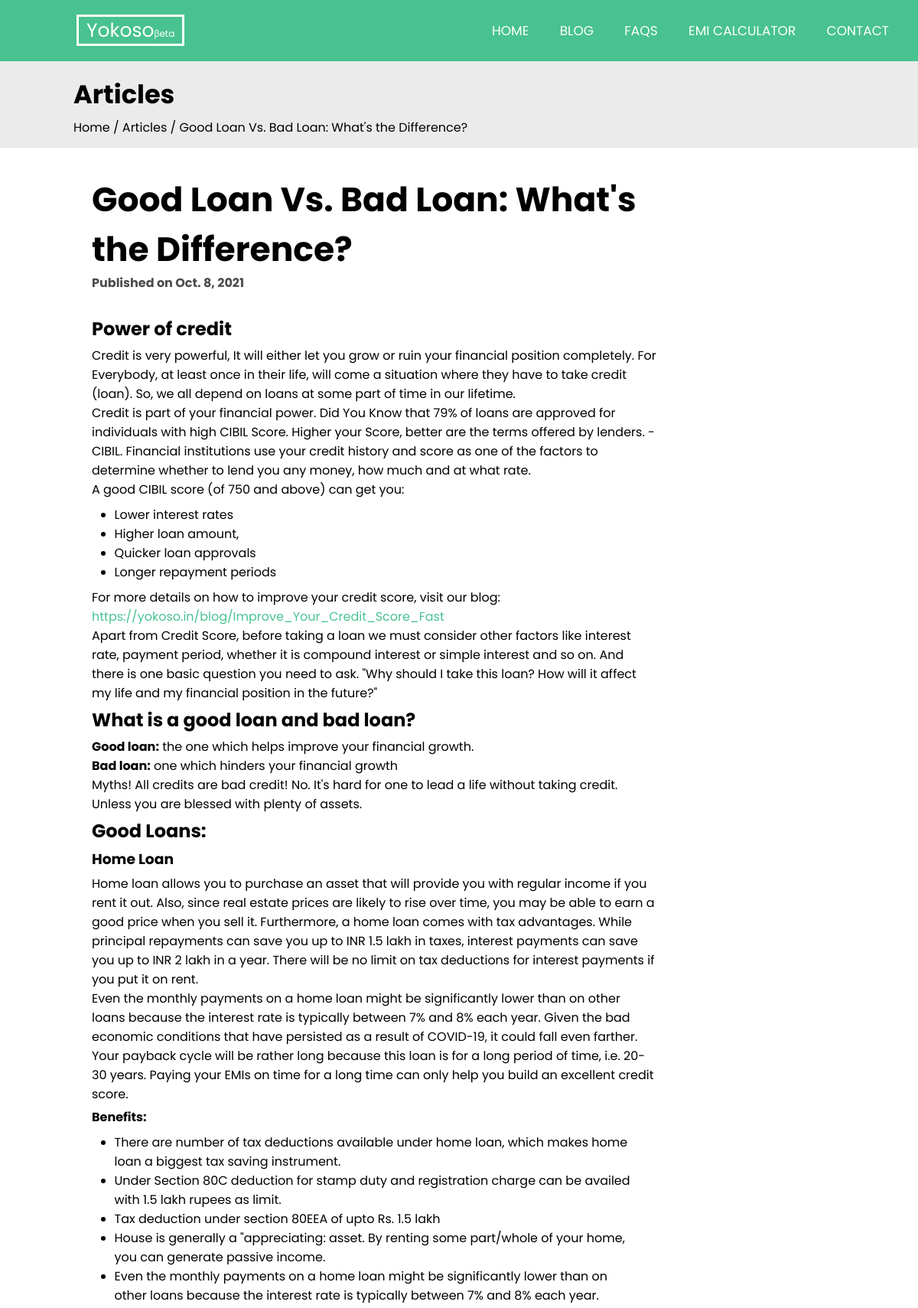
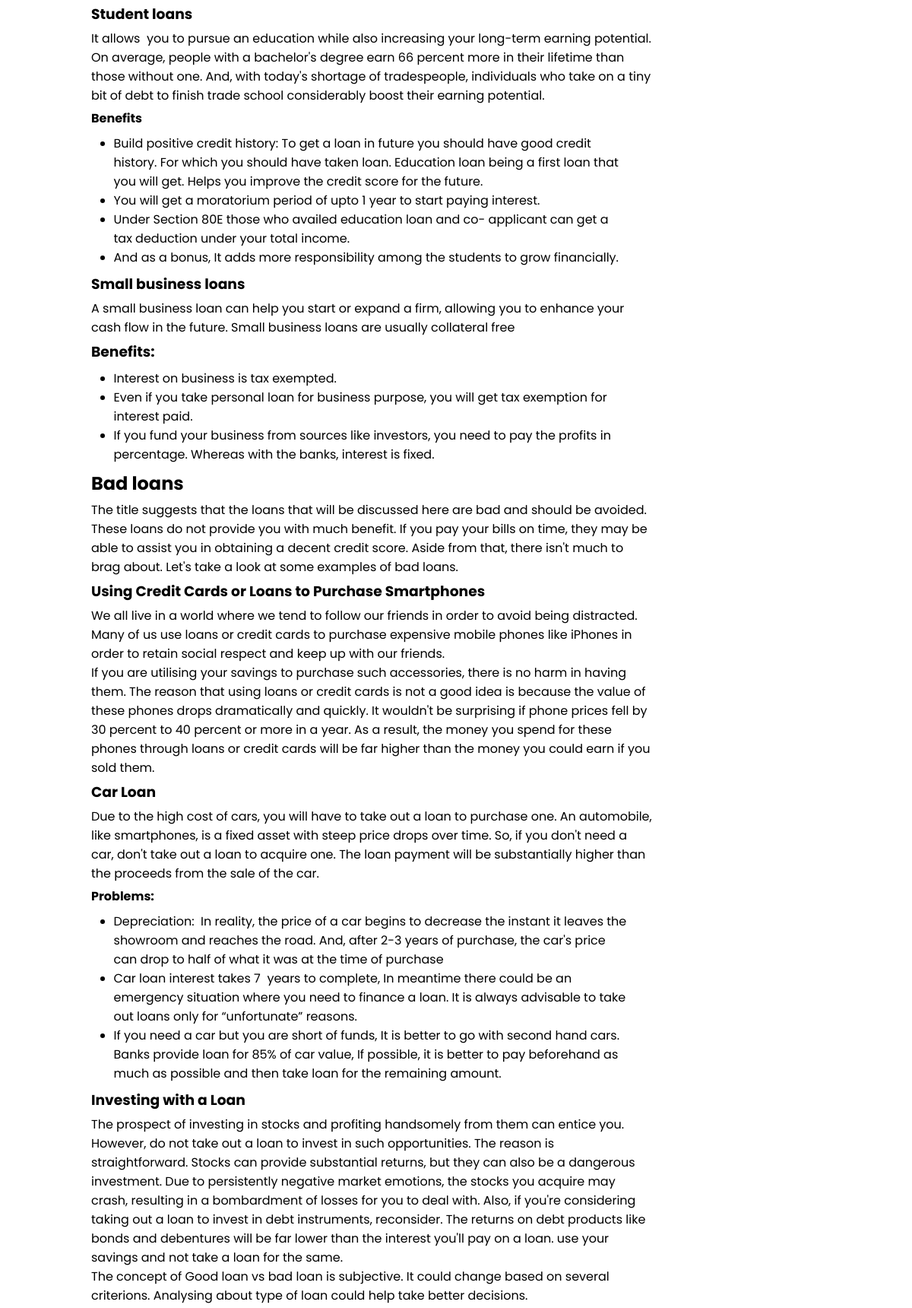
The page /blog/Good-Loan-Vs-Bad-Loan-What-s-the-Difference (upper part) on the database its author committed (2 pictures, top to bottom).
### Subapp01/models.py (models this page shows, shortened)
class Post(models.Model):
    STATUS_CHOICES=(('Draft','Draft'),('Published','Published'),)
    title=models.CharField(max_length=250,unique=True)
    meta = models.TextField(blank=True)
    date=models.DateField(auto_now=True)
    content=RichTextField(blank=True,null=True)
    author=models.ForeignKey(Profile,on_delete=models.CASCADE)
    slug=models.SlugField(unique=True)
    status=models.CharField(max_length=10,choices=STATUS_CHOICES,default='Draft')
    category=models.ManyToManyField(Category,related_name='category')
    image=models.ImageField(upload_to='images/',blank=True)
    def __str__(self):
        return self.title

### Subapp01/views.py (the view)
# urls.py: path('blog/<slug>', articleView , name = 'articleView'),
def articleView(request, slug):
    post = Post.objects.get(slug=slug)
    print(post)
    return render(request, 'app/Articles/articleView.html', {'post': post})

### templates/app/Articles/articleView.html (shortened to what this page needs)
{% extends "base.html" %} {% load static %}  {% block css %}
<link rel="stylesheet" href="{% static 'css/articles/article.css' %}" />
<link
  rel="stylesheet"
  href="https://cdn.jsdelivr.net/gh/devicons/devicon@v2.12.0/devicon.min.css"
/>
{% endblock %} {% block body %}
<div class="header_banner">
  <h2>Articles</h2>
  <p>Home / Articles  / {{post.title}}</p>
</div>
<div class="article__main">
  <div class="article_view">
    <h1>{{post.title}}</h1>
    <p class="light">Published on {{post.date}}</p>
    <p class="content">{{post.content|safe}}</p>
  </div>
  <div class="article__part">
  </div>
</div>
{% include 'footer.html' %} {% endblock %}

### static/css/index.css (style rules this page uses)
* { margin: 0; padding: 0; box-sizing: border-box; text-decoration: none; font-family: "Poppins", sans-serif; }
html { scroll-behavior: smooth; }

### static/css/articles/article.css (style rules this page uses)
.header_banner { background: #ebebeb; padding: 14px 8%; }
.header_banner h2 { font-size: 2.1em; }
.article_view { width: 100%; margin: 30px auto; }
.article__part { width: 30%; }
.article_view h1 { font-size: 44px; padding: 0; margin: 0px 0px; }
.article_view h1,h2,h3,h4,h5,h6 { margin: 5px 0px; }
.content { font-size: 30px!important; }
.article_view p a { color: #48c290 !important; }
.article_view ul,.article_view ol { margin : 8px 4%; }
.light { margin: -6px 0 0 0; font-size: 16px; font-weight: bold; color: rgba(0, 0, 0, 0.7); }
.article__main { display:flex; justify-content: space-between; margin: 0 auto; width: 80%; }

### rows shown on the page
Post: title "Good Loan Vs. Bad Loan: What's the Difference?", date "Oct. 8, 2021", content "Power of credit Credit is very powerful, It will either let you grow or ruin your financial position completely. For Everybody, at least once in their life, will come a situation where they have to take credit (loan). So, we all depend on loans at some part of time in our lifetime. Credit is part of your financial power. Did You Know that 79% of loans are approved for individuals with high CIBIL Score. Higher your Score, better are the terms offered by lenders. - CIBIL. Financial institutions use your credit history and score as one of the factors to determine whether to lend you any money, how much and at what rate. A good CIBIL score (of 750 and above) can get you: Lower interest rates…"
